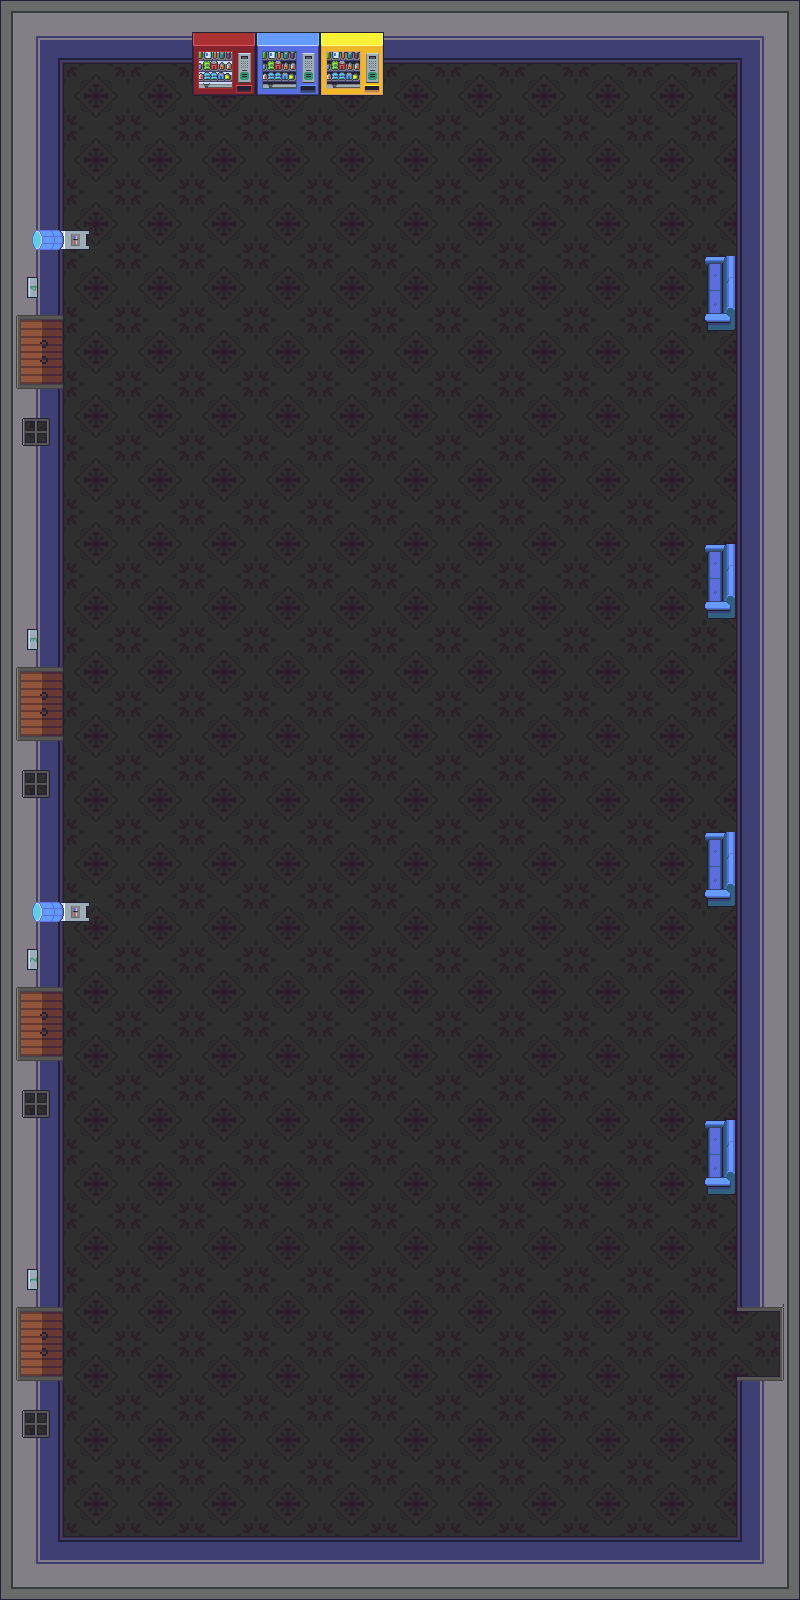

Below is a game level as drawn by its tile map, then a one-line description and the .tmx that defines it (tile-layer data replaced by summaries):
An orthogonal 25x50 tile map with 32x32 px tiles, 5 tile layers (Floor, Walls, deco 1, deco 2, ...), 5 tilesets.

<map version="1.4" tiledversion="1.4.1" orientation="orthogonal" renderorder="right-down" width="25" height="50" tilewidth="32" tileheight="32" infinite="0" nextlayerid="7" nextobjectid="1">
 <tileset firstgid="1" source="../filesets/gather_floors_1.2.tsx" />
 <tileset firstgid="2561" source="../filesets/gather_walls_interior_1.5-logb.tsx" />
 <tileset firstgid="6061" source="../filesets/logb-various-tiles.tsx" />
 <tileset firstgid="10685" source="../filesets/gather_decoration_1.16.tsx" />
 <tileset firstgid="16445" source="../filesets/gather_chairs_1.3.tsx" />
 <layer id="1" name="Floor" width="25" height="50" locked="1" opacity="0.7">
  <data>[1250 cells, 1250 non-empty, 4 distinct tile ids]</data>
 </layer>
 <group id="5" name="Walls">
  <layer id="2" name="Walls" width="25" height="50">
   <data>[1250 cells, 284 non-empty, 24 distinct tile ids]</data>
  </layer>
  <layer id="3" name="deco 1" width="25" height="50">
   <data>[1250 cells, 28 non-empty, 28 distinct tile ids]</data>
  </layer>
  <layer id="6" name="deco 2" width="25" height="50">
   <data>[1250 cells, 12 non-empty, 8 distinct tile ids]</data>
  </layer>
 </group>
 <layer id="4" name="Lounges" width="25" height="50">
  <data>[1250 cells, 16 non-empty, 5 distinct tile ids]</data>
 </layer>
</map>
